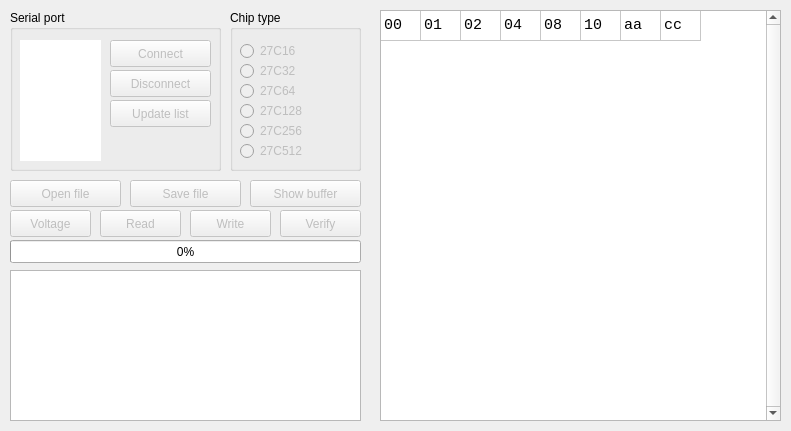
<?xml version="1.0" encoding="UTF-8"?>
<ui version="4.0">
 <class>MainWindow</class>
 <widget class="QMainWindow" name="MainWindow">
  <property name="geometry">
   <rect>
    <x>0</x>
    <y>0</y>
    <width>791</width>
    <height>431</height>
   </rect>
  </property>
  <property name="sizePolicy">
   <sizepolicy hsizetype="Preferred" vsizetype="Preferred">
    <horstretch>0</horstretch>
    <verstretch>0</verstretch>
   </sizepolicy>
  </property>
  <property name="maximumSize">
   <size>
    <width>16777215</width>
    <height>16777215</height>
   </size>
  </property>
  <property name="contextMenuPolicy">
   <enum>Qt::ContextMenuPolicy::NoContextMenu</enum>
  </property>
  <property name="windowTitle">
   <string>EPROM Programmer</string>
  </property>
  <property name="windowIcon">
   <iconset resource="resources.qrc">
    <normaloff>:/icon.png</normaloff>:/icon.png</iconset>
  </property>
  <property name="animated">
   <bool>false</bool>
  </property>
  <widget class="QWidget" name="centralWidget">
   <widget class="QGroupBox" name="chipType">
    <property name="geometry">
     <rect>
      <x>230</x>
      <y>10</y>
      <width>131</width>
      <height>161</height>
     </rect>
    </property>
    <property name="title">
     <string>Chip type</string>
    </property>
    <property name="flat">
     <bool>false</bool>
    </property>
    <property name="checkable">
     <bool>false</bool>
    </property>
    <widget class="QRadioButton" name="c16Button">
     <property name="enabled">
      <bool>false</bool>
     </property>
     <property name="geometry">
      <rect>
       <x>10</x>
       <y>30</y>
       <width>81</width>
       <height>22</height>
      </rect>
     </property>
     <property name="text">
      <string>27C16</string>
     </property>
     <property name="checkable">
      <bool>true</bool>
     </property>
    </widget>
    <widget class="QRadioButton" name="c64Button">
     <property name="enabled">
      <bool>false</bool>
     </property>
     <property name="geometry">
      <rect>
       <x>10</x>
       <y>70</y>
       <width>81</width>
       <height>22</height>
      </rect>
     </property>
     <property name="text">
      <string>27C64</string>
     </property>
    </widget>
    <widget class="QRadioButton" name="c128Button">
     <property name="enabled">
      <bool>false</bool>
     </property>
     <property name="geometry">
      <rect>
       <x>10</x>
       <y>90</y>
       <width>81</width>
       <height>22</height>
      </rect>
     </property>
     <property name="text">
      <string>27C128</string>
     </property>
    </widget>
    <widget class="QRadioButton" name="c256Button">
     <property name="enabled">
      <bool>false</bool>
     </property>
     <property name="geometry">
      <rect>
       <x>10</x>
       <y>110</y>
       <width>81</width>
       <height>22</height>
      </rect>
     </property>
     <property name="text">
      <string>27C256</string>
     </property>
    </widget>
    <widget class="QRadioButton" name="c512Button">
     <property name="enabled">
      <bool>false</bool>
     </property>
     <property name="geometry">
      <rect>
       <x>10</x>
       <y>130</y>
       <width>81</width>
       <height>22</height>
      </rect>
     </property>
     <property name="text">
      <string>27C512</string>
     </property>
    </widget>
    <widget class="QRadioButton" name="c32Button">
     <property name="enabled">
      <bool>false</bool>
     </property>
     <property name="geometry">
      <rect>
       <x>10</x>
       <y>50</y>
       <width>81</width>
       <height>22</height>
      </rect>
     </property>
     <property name="text">
      <string>27C32</string>
     </property>
    </widget>
   </widget>
   <widget class="QPushButton" name="openFileButton">
    <property name="enabled">
     <bool>false</bool>
    </property>
    <property name="geometry">
     <rect>
      <x>10</x>
      <y>180</y>
      <width>111</width>
      <height>27</height>
     </rect>
    </property>
    <property name="text">
     <string>Open file</string>
    </property>
   </widget>
   <widget class="QPushButton" name="saveFileButton">
    <property name="enabled">
     <bool>false</bool>
    </property>
    <property name="geometry">
     <rect>
      <x>130</x>
      <y>180</y>
      <width>111</width>
      <height>27</height>
     </rect>
    </property>
    <property name="text">
     <string>Save file</string>
    </property>
   </widget>
   <widget class="QPushButton" name="readChipButton">
    <property name="enabled">
     <bool>false</bool>
    </property>
    <property name="geometry">
     <rect>
      <x>100</x>
      <y>210</y>
      <width>81</width>
      <height>27</height>
     </rect>
    </property>
    <property name="text">
     <string>Read</string>
    </property>
    <property name="checkable">
     <bool>false</bool>
    </property>
   </widget>
   <widget class="QPushButton" name="writeChipButton">
    <property name="enabled">
     <bool>false</bool>
    </property>
    <property name="geometry">
     <rect>
      <x>190</x>
      <y>210</y>
      <width>81</width>
      <height>27</height>
     </rect>
    </property>
    <property name="text">
     <string>Write</string>
    </property>
   </widget>
   <widget class="QPushButton" name="verifyChipButton">
    <property name="enabled">
     <bool>false</bool>
    </property>
    <property name="geometry">
     <rect>
      <x>280</x>
      <y>210</y>
      <width>81</width>
      <height>27</height>
     </rect>
    </property>
    <property name="text">
     <string>Verify</string>
    </property>
   </widget>
   <widget class="QTextBrowser" name="textBrowser">
    <property name="geometry">
     <rect>
      <x>10</x>
      <y>270</y>
      <width>351</width>
      <height>151</height>
     </rect>
    </property>
    <property name="font">
     <font>
      <family>Monospace</family>
     </font>
    </property>
   </widget>
   <widget class="QProgressBar" name="progressBar">
    <property name="enabled">
     <bool>true</bool>
    </property>
    <property name="geometry">
     <rect>
      <x>10</x>
      <y>240</y>
      <width>351</width>
      <height>23</height>
     </rect>
    </property>
    <property name="value">
     <number>0</number>
    </property>
    <property name="textVisible">
     <bool>true</bool>
    </property>
   </widget>
   <widget class="QGroupBox" name="serialPort">
    <property name="geometry">
     <rect>
      <x>10</x>
      <y>10</y>
      <width>211</width>
      <height>161</height>
     </rect>
    </property>
    <property name="title">
     <string>Serial port</string>
    </property>
    <widget class="QListWidget" name="portList">
     <property name="geometry">
      <rect>
       <x>10</x>
       <y>30</y>
       <width>81</width>
       <height>121</height>
      </rect>
     </property>
     <property name="frameShape">
      <enum>QFrame::Shape::NoFrame</enum>
     </property>
     <property name="frameShadow">
      <enum>QFrame::Shadow::Plain</enum>
     </property>
    </widget>
    <widget class="QPushButton" name="connectButton">
     <property name="enabled">
      <bool>false</bool>
     </property>
     <property name="geometry">
      <rect>
       <x>100</x>
       <y>30</y>
       <width>101</width>
       <height>27</height>
      </rect>
     </property>
     <property name="text">
      <string>Connect</string>
     </property>
    </widget>
    <widget class="QPushButton" name="disconnectButton">
     <property name="enabled">
      <bool>false</bool>
     </property>
     <property name="geometry">
      <rect>
       <x>100</x>
       <y>60</y>
       <width>101</width>
       <height>27</height>
      </rect>
     </property>
     <property name="text">
      <string>Disconnect</string>
     </property>
    </widget>
    <widget class="QPushButton" name="updateButton">
     <property name="enabled">
      <bool>false</bool>
     </property>
     <property name="geometry">
      <rect>
       <x>100</x>
       <y>90</y>
       <width>101</width>
       <height>27</height>
      </rect>
     </property>
     <property name="text">
      <string>Update list</string>
     </property>
    </widget>
   </widget>
   <widget class="QPushButton" name="voltageChipButton">
    <property name="enabled">
     <bool>false</bool>
    </property>
    <property name="geometry">
     <rect>
      <x>10</x>
      <y>210</y>
      <width>81</width>
      <height>27</height>
     </rect>
    </property>
    <property name="text">
     <string>Voltage</string>
    </property>
    <property name="checkable">
     <bool>true</bool>
    </property>
   </widget>
   <widget class="QTableWidget" name="tableWidget">
    <property name="geometry">
     <rect>
      <x>380</x>
      <y>10</y>
      <width>401</width>
      <height>411</height>
     </rect>
    </property>
    <property name="font">
     <font>
      <family>Monospace</family>
      <pointsize>11</pointsize>
      <bold>false</bold>
     </font>
    </property>
    <property name="verticalScrollBarPolicy">
     <enum>Qt::ScrollBarPolicy::ScrollBarAlwaysOn</enum>
    </property>
    <property name="horizontalScrollBarPolicy">
     <enum>Qt::ScrollBarPolicy::ScrollBarAlwaysOff</enum>
    </property>
    <property name="sizeAdjustPolicy">
     <enum>QAbstractScrollArea::SizeAdjustPolicy::AdjustToContents</enum>
    </property>
    <property name="editTriggers">
     <set>QAbstractItemView::EditTrigger::NoEditTriggers</set>
    </property>
    <property name="tabKeyNavigation">
     <bool>false</bool>
    </property>
    <property name="showDropIndicator" stdset="0">
     <bool>false</bool>
    </property>
    <property name="dragDropOverwriteMode">
     <bool>false</bool>
    </property>
    <property name="alternatingRowColors">
     <bool>false</bool>
    </property>
    <property name="selectionMode">
     <enum>QAbstractItemView::SelectionMode::ExtendedSelection</enum>
    </property>
    <property name="wordWrap">
     <bool>false</bool>
    </property>
    <property name="rowCount">
     <number>1</number>
    </property>
    <property name="columnCount">
     <number>8</number>
    </property>
    <attribute name="horizontalHeaderVisible">
     <bool>false</bool>
    </attribute>
    <attribute name="horizontalHeaderDefaultSectionSize">
     <number>40</number>
    </attribute>
    <attribute name="verticalHeaderVisible">
     <bool>false</bool>
    </attribute>
    <row>
     <property name="text">
      <string>0xffff</string>
     </property>
    </row>
    <column>
     <property name="text">
      <string>0</string>
     </property>
    </column>
    <column>
     <property name="text">
      <string>1</string>
     </property>
    </column>
    <column>
     <property name="text">
      <string>2</string>
     </property>
    </column>
    <column>
     <property name="text">
      <string>3</string>
     </property>
    </column>
    <column>
     <property name="text">
      <string>4</string>
     </property>
    </column>
    <column>
     <property name="text">
      <string>5</string>
     </property>
    </column>
    <column>
     <property name="text">
      <string>6</string>
     </property>
    </column>
    <column>
     <property name="text">
      <string>7</string>
     </property>
    </column>
    <item row="0" column="0">
     <property name="text">
      <string>00</string>
     </property>
    </item>
    <item row="0" column="1">
     <property name="text">
      <string>01</string>
     </property>
    </item>
    <item row="0" column="2">
     <property name="text">
      <string>02</string>
     </property>
    </item>
    <item row="0" column="3">
     <property name="text">
      <string>04</string>
     </property>
    </item>
    <item row="0" column="4">
     <property name="text">
      <string>08</string>
     </property>
    </item>
    <item row="0" column="5">
     <property name="text">
      <string>10</string>
     </property>
    </item>
    <item row="0" column="6">
     <property name="text">
      <string>aa</string>
     </property>
    </item>
    <item row="0" column="7">
     <property name="text">
      <string>cc</string>
     </property>
    </item>
   </widget>
   <widget class="QPushButton" name="showButton">
    <property name="enabled">
     <bool>false</bool>
    </property>
    <property name="geometry">
     <rect>
      <x>250</x>
      <y>180</y>
      <width>111</width>
      <height>27</height>
     </rect>
    </property>
    <property name="text">
     <string>Show buffer</string>
    </property>
    <property name="checkable">
     <bool>true</bool>
    </property>
   </widget>
  </widget>
 </widget>
 <layoutdefault spacing="6" margin="11"/>
 <resources>
  <include location="resources.qrc"/>
 </resources>
 <connections/>
</ui>
